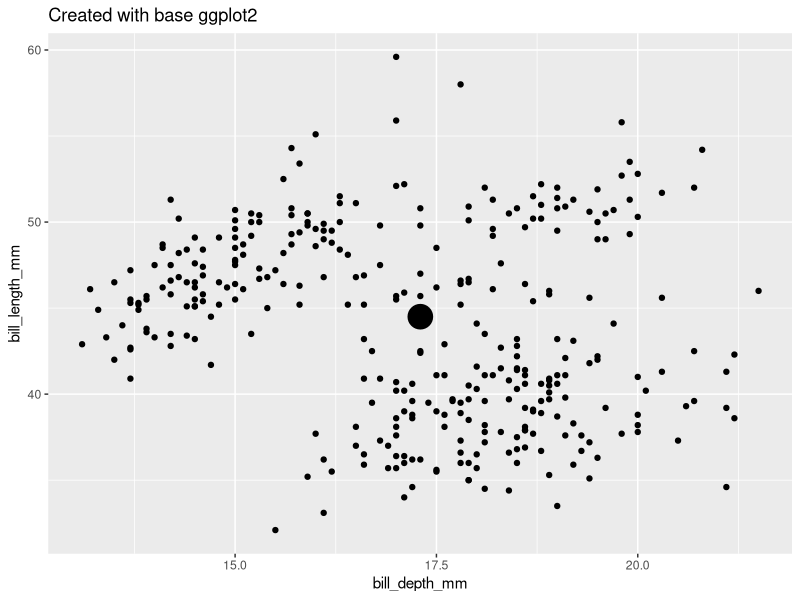
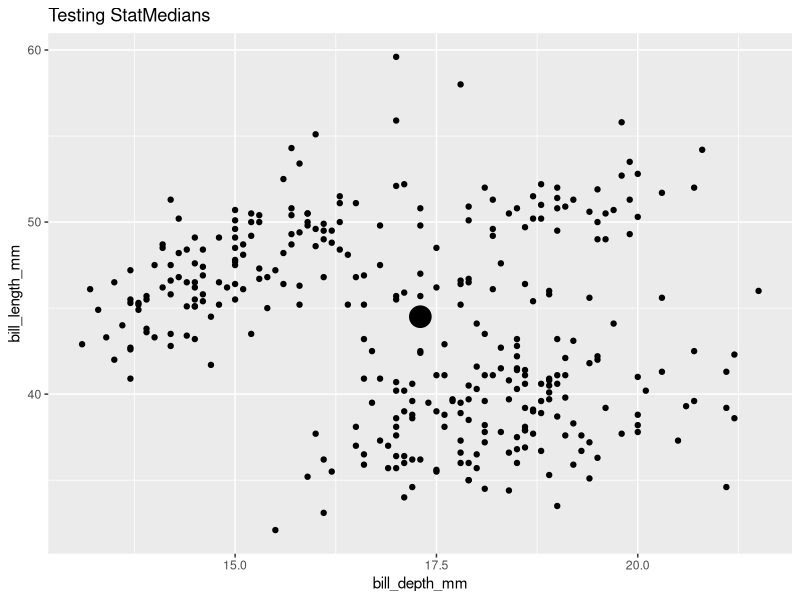
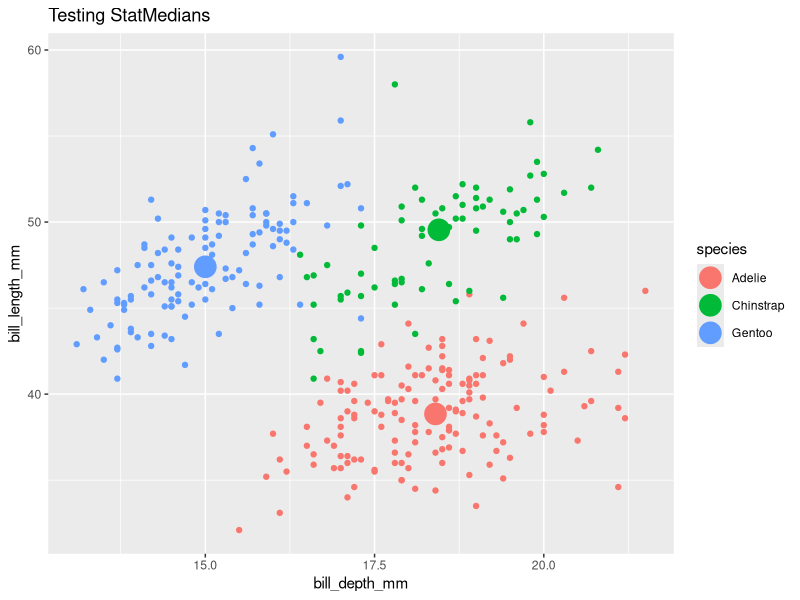
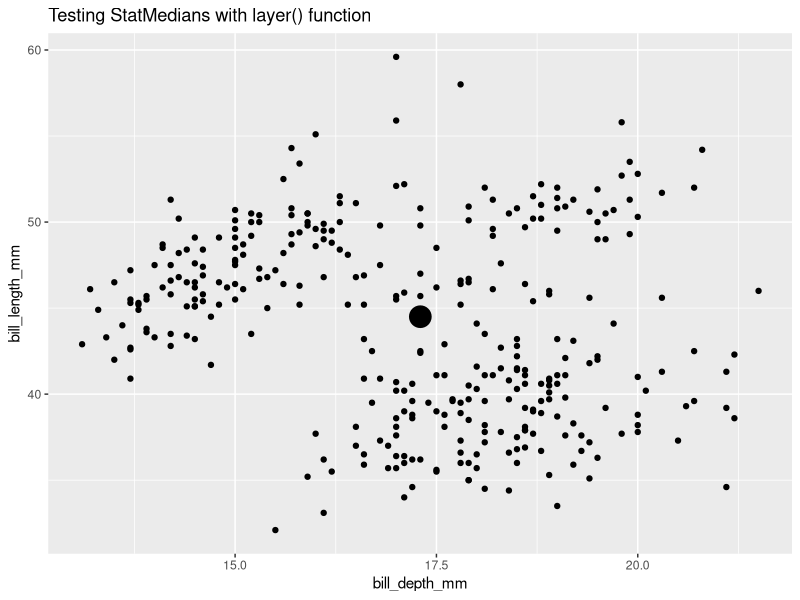
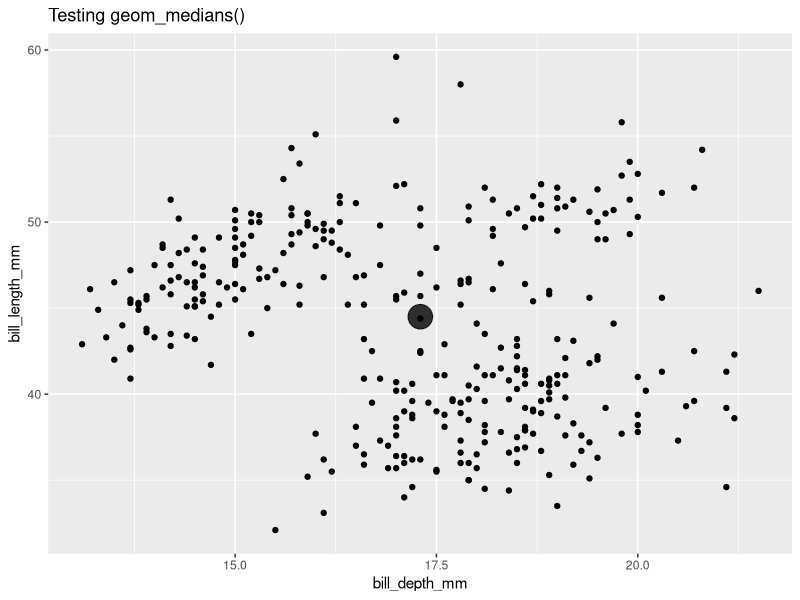
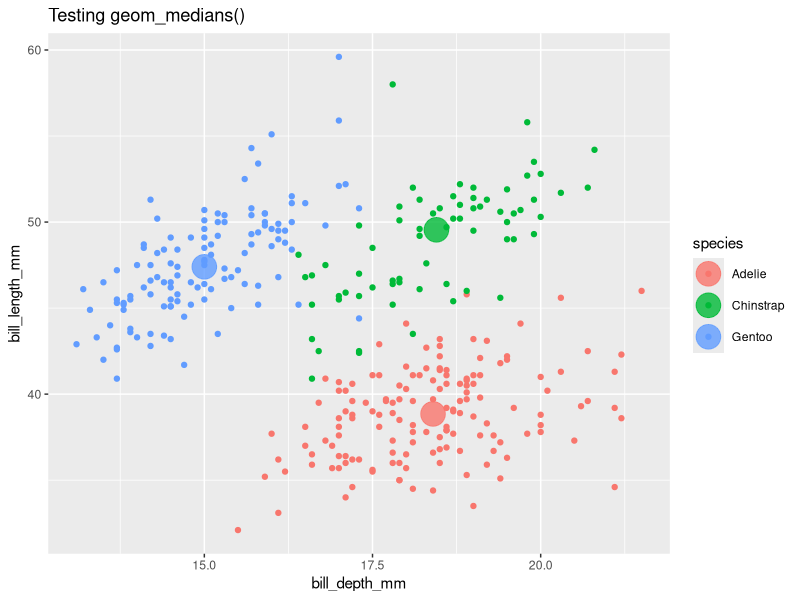
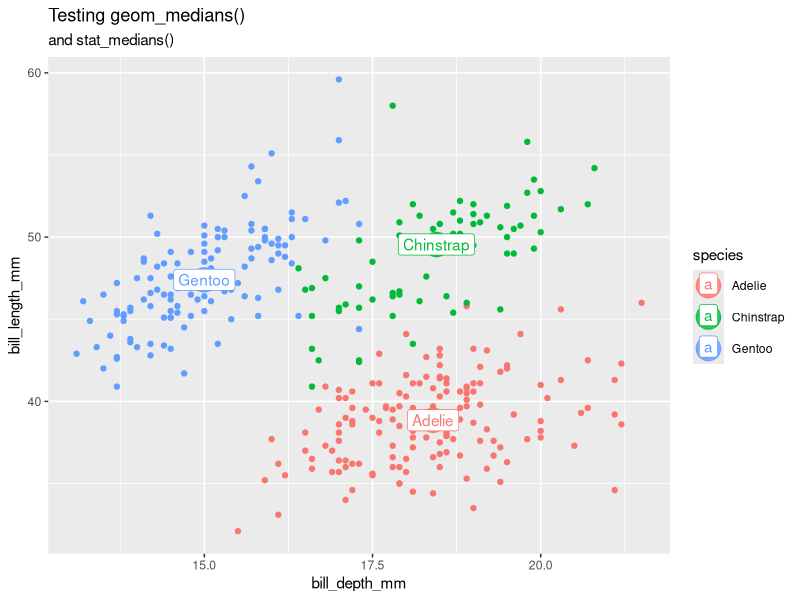
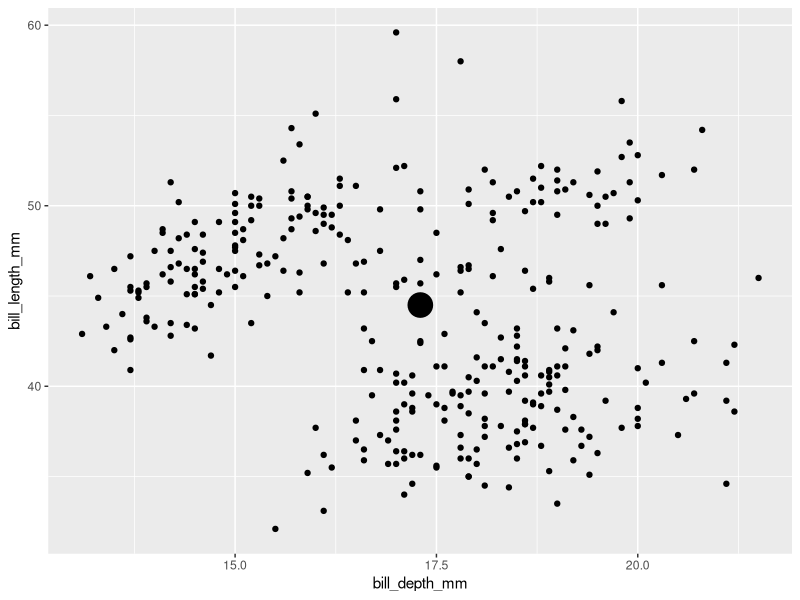

The R script that drew these images, in order:
## ---- chunk 1
#| label: setup
#| include: false 
knitr::opts_chunk$set(echo = TRUE, message = F, warning = F)
## ---- chunk 2
library(tidyverse)
library(palmerpenguins)
penguins <- remove_missing(penguins) 
## ---- chunk 3
#| label: penguins
# Compute.
penguins_medians <- penguins |> 
  summarize(bill_length_mm_median = median(bill_length_mm),
            bill_depth_mm_median = median(bill_depth_mm))

# Plot.
penguins |> 
  ggplot() + 
  aes(x = bill_depth_mm, y = bill_length_mm) + 
  geom_point() + 
  geom_point(data = penguins_medians,
             aes(x = bill_depth_mm_median,
                 y = bill_length_mm_median),
             size = 8) + 
  labs(title = "Created with base ggplot2")
## ---- chunk 4
layer_data(plot = last_plot(), 
           i = 2) # layer 2, the computed means, is of interest
## ---- chunk 5
#| label: compute_group_medians

# Define compute.
compute_group_medians <- function(data, scales){ 
  data |> 
    summarize(x = median(x),
              y = median(y))
}
## ---- chunk 6
# Test compute. 
penguins |>
  select(x = bill_depth_mm,  
         y = bill_length_mm) |>  
  compute_group_medians()
## ---- chunk 7
#| label: StatMedians
StatMedians <- 
  ggplot2::ggproto(`_class` = "StatMedians", 
                   `_inherit` = ggplot2::Stat,
                   required_aes = c("x", "y"),
                   compute_group = compute_group_medians)
## ---- chunk 8
penguins |> 
  ggplot() + 
  aes(x = bill_depth_mm,
      y = bill_length_mm) + 
  geom_point() + 
  geom_point(stat = StatMedians, size = 7) + 
  labs(title = "Testing StatMedians")
## ---- chunk 9
last_plot() + 
  aes(color = species)
## ---- chunk 10
penguins |> 
  ggplot() + 
  aes(x = bill_depth_mm,
      y = bill_length_mm) + 
  geom_point() + 
  layer(geom = GeomPoint, 
        stat = StatMedians, 
        position = "identity", 
        params = list(size = 7)) + 
  labs(title = "Testing StatMedians with layer() function")
## ---- chunk 11
#| label: geom_point_medians

# user-facing function
stat_medians <- function(mapping = NULL, data = NULL, 
                         geom = "point", position = "identity", 
                         ..., show.legend = NA, inherit.aes = TRUE) 
{
    layer(data = data, mapping = mapping, stat = StatMedians, 
        geom = geom, position = position, show.legend = show.legend, 
        inherit.aes = inherit.aes, params = rlang::list2(na.rm = FALSE, 
            ...))
}
## ---- chunk 12
geom_medians <- stat_medians
## ---- chunk 13
## Test user-facing.
penguins |>
  ggplot() +
  aes(x = bill_depth_mm, y = bill_length_mm) +
  geom_point() +
  geom_medians(size = 8, alpha = .8)  + 
  labs(title = "Testing geom_medians()")
## ---- chunk 14
last_plot() + 
  aes(color = species) 
## ---- chunk 15
last_plot() + 
  stat_medians(geom = "label", aes(label = species))  + 
  labs(subtitle = "and stat_medians()")
## ---- chunk 16
geom_medians <- function(...){geom_point(stat = StatMedians, ...)}
geom_medians_label <- function(...){geom_label(stat = StatMedians, ...)}

penguins |>
  ggplot() +
  aes(x = bill_depth_mm, 
      y = bill_length_mm) +
  geom_point() +
  geom_medians(size = 8)

last_plot() + 
  aes(color = species) 

last_plot() + 
  aes(label = species) +
  geom_medians_label()
## ---- chunk 17
library(tidyverse)

# Step 1. Define compute
compute_group_medians <- function(data, scales){
  
  data |>
    summarise(x = median(x), y = median(y))
  
}

# Step 2. Define Stat
StatMedians = ggproto(`_class` = "StatMedians",
                      `_inherit` = Stat,
                      required_aes = c("x", "y"),
                      compute_group = compute_group_medians)

# Step 3. Define user-facing functions

## define stat_*()
stat_medians <- function(mapping = NULL, data = NULL, 
                         geom = "point", position = "identity", 
                         ..., show.legend = NA, inherit.aes = TRUE) 
{
    layer(data = data, mapping = mapping, stat = StatMedians, 
        geom = geom, position = position, show.legend = show.legend, 
        inherit.aes = inherit.aes, params = rlang::list2(na.rm = FALSE, 
            ...))
}

## define geom_*()
geom_medians <- stat_medians
